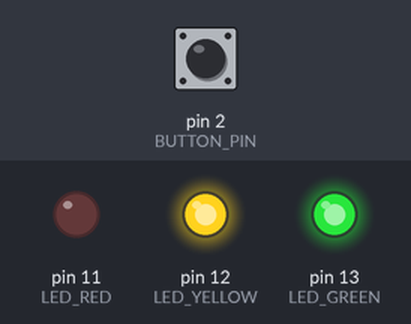
Recording of a sketch running on a simulated Arduino Uno, built with avr-gcc and run on an emulated ATmega328P. Shown: output pins drawn as LEDs (lit = HIGH). Inputs (shaded band) come from the test bench; at power-on: pin 2 (BUTTON_PIN) HIGH.

Above: at 1.2 s.
1.3 s: pin 2 (BUTTON_PIN) pulled LOW for 0.15 s
At 1.7 s:
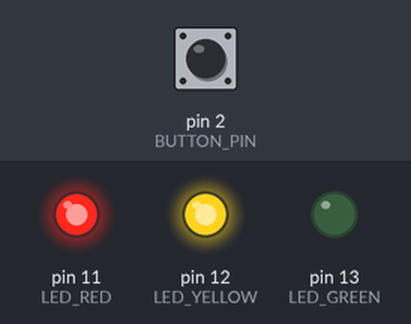
4.4 s: pin 2 (BUTTON_PIN) pulled LOW for 3.2 s
At 5.9 s:
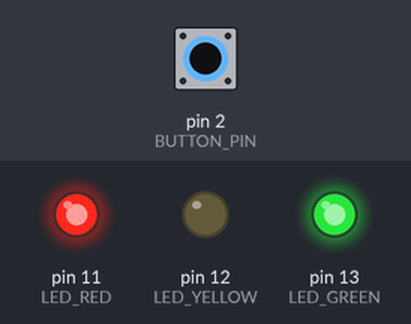
10.6 s: pin 2 (BUTTON_PIN) pulled LOW for 1 s
At 11.7 s:
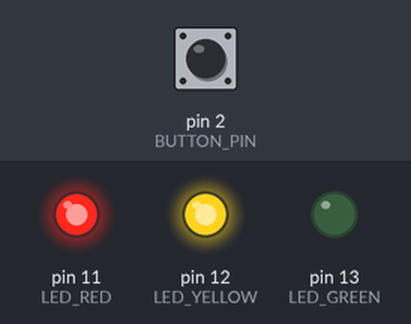
Timing chart, 0 to 17.8 s (numbered marks = the images above; inputs shaded):
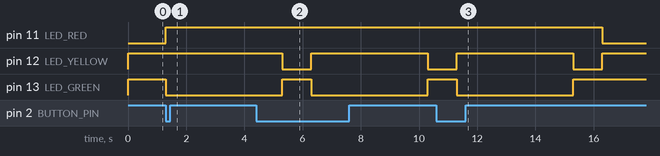

The sketch:

assignment2_trafficlights_button.ino
```cpp
const int BUTTON_PIN = 2;//the number of the pushbutton pin
const int LED_RED = 11;//the number of the red LED pin
const int LED_YELLOW = 12;//the number of the yellow LED pin
const int LED_GREEN = 13;//the number of the green LED pin
//int _buttonState = 0;//variable for reading the pushbutton status
void setup() {
  //initialize the LED pin as an output
  pinMode(LED_RED , OUTPUT);
  //initialize the LED pin as an output
  pinMode(LED_YELLOW , OUTPUT);
  //initialize the LED pin as an output
  pinMode(LED_GREEN , OUTPUT);
  //initialize the pushbutton as an input
  pinMode(BUTTON_PIN , INPUT);
  //in the bigining only the red LED is turned on and the other 2 are off
  digitalWrite(LED_RED , LOW);
  digitalWrite(LED_GREEN , HIGH);
  digitalWrite(LED_YELLOW , HIGH);
}

void loop() {
  //read the state of the pushbutton value
  int _buttonState = digitalRead(BUTTON_PIN);
  if(_buttonState == LOW)
  {  //turn off the red LED
    digitalWrite(LED_RED , HIGH);
    // turn on the green LED , wait ,and then turn it back of
    digitalWrite(LED_GREEN , LOW);
    delay(4000);//Wait for 4 seconds
    digitalWrite(LED_GREEN , HIGH);
    //// turn on the yellow LED , wait and then turn it back of
    digitalWrite(LED_YELLOW , LOW);
    delay(1000);//Wait for 1 second
    digitalWrite(LED_YELLOW , HIGH);
    //turn the red LED back on
    digitalWrite(LED_RED , LOW);
  }
}
```

Measured:
- after the input at 1.3 s, pin 11 (LED_RED): LOW → HIGH at once; pin 13 (LED_GREEN): HIGH → LOW at once
- after the input at 4.4 s, pin 11 (LED_RED): stays HIGH (without the input it goes to LOW after 1.9 s)
- after the input at 10.6 s, pin 11 (LED_RED): HIGH → LOW after 5.7 s instead of 0.70 s; pin 13 (LED_GREEN): HIGH → LOW after 0.70 s, → HIGH 4.0 s later
